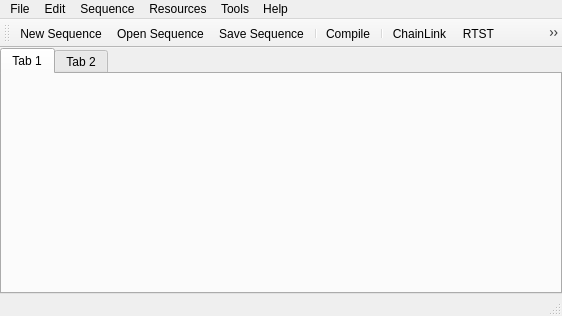
<ui version="4.0" >
 <class>STMainWindow</class>
 <widget class="QMainWindow" name="STMainWindow" >
  <property name="geometry" >
   <rect>
    <x>0</x>
    <y>0</y>
    <width>562</width>
    <height>316</height>
   </rect>
  </property>
  <property name="windowTitle" >
   <string>SequenceTree 4</string>
  </property>
  <property name="iconSize" >
   <size>
    <width>36</width>
    <height>24</height>
   </size>
  </property>
  <widget class="QWidget" name="centralwidget" >
   <layout class="QHBoxLayout" >
    <property name="spacing" >
     <number>0</number>
    </property>
    <property name="margin" >
     <number>0</number>
    </property>
    <item>
     <widget class="QTabWidget" name="tabWidget" >
      <widget class="QWidget" name="tab" >
       <attribute name="title" >
        <string>Tab 1</string>
       </attribute>
      </widget>
      <widget class="QWidget" name="tab_2" >
       <attribute name="title" >
        <string>Tab 2</string>
       </attribute>
      </widget>
     </widget>
    </item>
   </layout>
  </widget>
  <widget class="QMenuBar" name="menubar" >
   <property name="geometry" >
    <rect>
     <x>0</x>
     <y>0</y>
     <width>562</width>
     <height>27</height>
    </rect>
   </property>
   <widget class="QMenu" name="menuFile" >
    <property name="title" >
     <string>File</string>
    </property>
    <addaction name="actionNewSequence" />
    <addaction name="actionOpenSequence" />
    <addaction name="actionOpenSequenceFromWeb" />
    <addaction name="actionCloseSequence" />
    <addaction name="separator" />
    <addaction name="actionSaveSequence" />
    <addaction name="actionSaveSequenceAs" />
    <addaction name="separator" />
    <addaction name="actionUploadSequenceToWeb" />
   </widget>
   <widget class="QMenu" name="menuCompile" >
    <property name="title" >
     <string>Sequence</string>
    </property>
    <addaction name="actionCompile" />
   </widget>
   <widget class="QMenu" name="menuEdit" >
    <property name="title" >
     <string>Edit</string>
    </property>
    <addaction name="actionCopyNode" />
    <addaction name="actionPasteNode" />
   </widget>
   <widget class="QMenu" name="menuTools" >
    <property name="title" >
     <string>Tools</string>
    </property>
    <addaction name="actionConfiguration" />
    <addaction name="actionExportToScanner" />
    <addaction name="actionUpdateExportToScanner" />
    <addaction name="actionExportToVirtualScanner" />
    <addaction name="actionReadRawData" />
    <addaction name="actionCreateParameterFile" />
    <addaction name="separator" />
    <addaction name="actionUpdateCodeFromWeb" />
    <addaction name="separator" />
    <addaction name="actionChainLink" />
    <addaction name="actionRTST" />
    <addaction name="actionMRPulseTool" />
    <addaction name="separator" />
    <addaction name="actionPreferences" />
   </widget>
   <widget class="QMenu" name="menuHelp" >
    <property name="title" >
     <string>Help</string>
    </property>
    <addaction name="actionAboutSequenceTree" />
    <addaction name="actionSequenceTreeWiki" />
   </widget>
   <widget class="QMenu" name="menuResources" >
    <property name="title" >
     <string>Resources</string>
    </property>
    <addaction name="actionAddResource" />
    <addaction name="actionImportRFPulseWaveform" />
   </widget>
   <addaction name="menuFile" />
   <addaction name="menuEdit" />
   <addaction name="menuCompile" />
   <addaction name="menuResources" />
   <addaction name="menuTools" />
   <addaction name="menuHelp" />
  </widget>
  <widget class="QStatusBar" name="statusbar" />
  <widget class="QToolBar" name="toolBar" >
   <property name="windowTitle" >
    <string>toolBar</string>
   </property>
   <attribute name="toolBarArea" >
    <enum>TopToolBarArea</enum>
   </attribute>
   <attribute name="toolBarBreak" >
    <bool>false</bool>
   </attribute>
   <addaction name="actionNewSequence" />
   <addaction name="actionOpenSequence" />
   <addaction name="actionSaveSequence" />
   <addaction name="separator" />
   <addaction name="actionCompile" />
   <addaction name="separator" />
   <addaction name="actionChainLink" />
   <addaction name="actionRTST" />
   <addaction name="actionMRPulseTool" />
   <addaction name="actionImportRFPulseWaveform" />
   <addaction name="actionExportToVirtualScanner" />
  </widget>
  <action name="actionNewSequence" >
   <property name="icon" >
    <iconset resource="st4.qrc" >
     <normaloff>:/images/new.png</normaloff>:/images/new.png</iconset>
   </property>
   <property name="text" >
    <string>New Sequence</string>
   </property>
  </action>
  <action name="actionOpenSequence" >
   <property name="icon" >
    <iconset resource="st4.qrc" >
     <normaloff>:/images/open.png</normaloff>:/images/open.png</iconset>
   </property>
   <property name="text" >
    <string>Open Sequence...</string>
   </property>
  </action>
  <action name="actionSaveSequence" >
   <property name="icon" >
    <iconset resource="st4.qrc" >
     <normaloff>:/images/save.png</normaloff>:/images/save.png</iconset>
   </property>
   <property name="text" >
    <string>Save Sequence</string>
   </property>
  </action>
  <action name="actionCloseSequence" >
   <property name="icon" >
    <iconset>
     <normaloff/>
    </iconset>
   </property>
   <property name="text" >
    <string>Close Sequence</string>
   </property>
  </action>
  <action name="actionSaveSequenceAs" >
   <property name="text" >
    <string>Save Sequence As...</string>
   </property>
  </action>
  <action name="actionCompile" >
   <property name="text" >
    <string>Compile</string>
   </property>
   <property name="toolTip" >
    <string>Compile the pulse sequence</string>
   </property>
  </action>
  <action name="actionCopyNode" >
   <property name="text" >
    <string>Copy node</string>
   </property>
  </action>
  <action name="actionPasteNode" >
   <property name="text" >
    <string>Paste node...</string>
   </property>
  </action>
  <action name="actionConfiguration" >
   <property name="text" >
    <string>Compiler Configuration...</string>
   </property>
  </action>
  <action name="actionAboutSequenceTree" >
   <property name="text" >
    <string>About SequenceTree4...</string>
   </property>
  </action>
  <action name="actionSequenceTreeWiki" >
   <property name="text" >
    <string>SequenceTree Wiki...</string>
   </property>
  </action>
  <action name="actionExportToScanner" >
   <property name="text" >
    <string>Export to Scanner...</string>
   </property>
  </action>
  <action name="actionOpenSequenceFromWeb" >
   <property name="text" >
    <string>Open Sequence from Web...</string>
   </property>
  </action>
  <action name="actionUpdateCodeFromWeb" >
   <property name="text" >
    <string>Update code from web...</string>
   </property>
  </action>
  <action name="actionReadRawData" >
   <property name="text" >
    <string>Read raw data...</string>
   </property>
  </action>
  <action name="actionUploadSequenceToWeb" >
   <property name="text" >
    <string>Upload Sequence to Web...</string>
   </property>
  </action>
  <action name="actionExportToVirtualScanner" >
   <property name="icon" >
    <iconset resource="st4.qrc" >
     <normaloff>:/images/vscanner.png</normaloff>:/images/vscanner.png</iconset>
   </property>
   <property name="text" >
    <string>Export to Virtual Scanner...</string>
   </property>
   <property name="toolTip" >
    <string>Export pulse sequence to Virtual Scanner</string>
   </property>
  </action>
  <action name="actionChainLink" >
   <property name="icon" >
    <iconset resource="st4.qrc" >
     <normaloff>:/images/chainlink.png</normaloff>:/images/chainlink.png</iconset>
   </property>
   <property name="text" >
    <string>ChainLink...</string>
   </property>
   <property name="toolTip" >
    <string>Launch ChainLink - data processing GUI</string>
   </property>
  </action>
  <action name="actionUpdateExportToScanner" >
   <property name="text" >
    <string>Enable/Update Export to Scanner...</string>
   </property>
  </action>
  <action name="actionMRPulseTool" >
   <property name="text" >
    <string>MR Pulse Tool...</string>
   </property>
   <property name="toolTip" >
    <string>Open MR Pulse Tool - RF pulse design program</string>
   </property>
  </action>
  <action name="actionImportRFPulseWaveform" >
   <property name="icon" >
    <iconset resource="st4.qrc" >
     <normaloff>:/images/sinc.png</normaloff>:/images/sinc.png</iconset>
   </property>
   <property name="text" >
    <string>Import RF Pulse Waveform...</string>
   </property>
  </action>
  <action name="actionAddResource" >
   <property name="text" >
    <string>Add Resource...</string>
   </property>
  </action>
  <action name="actionPreferences" >
   <property name="text" >
    <string>Preferences...</string>
   </property>
  </action>
  <action name="actionCreateParameterFile" >
   <property name="text" >
    <string>Create parameter file...</string>
   </property>
  </action>
  <action name="actionRTST" >
   <property name="text" >
    <string>RTST...</string>
   </property>
  </action>
 </widget>
 <resources>
  <include location="st4.qrc" />
 </resources>
 <connections/>
</ui>
